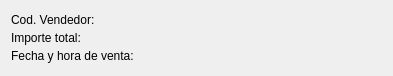
<?xml version="1.0" encoding="UTF-8"?>
<ui version="4.0">
 <class>interfazInfoVentas</class>
 <widget class="QDialog" name="interfazInfoVentas">
  <property name="geometry">
   <rect>
    <x>0</x>
    <y>0</y>
    <width>393</width>
    <height>76</height>
   </rect>
  </property>
  <property name="windowTitle">
   <string>Venta</string>
  </property>
  <layout class="QVBoxLayout" name="verticalLayout">
   <item>
    <widget class="QFrame" name="frame">
     <property name="styleSheet">
      <string notr="true">border: none;</string>
     </property>
     <property name="frameShape">
      <enum>QFrame::StyledPanel</enum>
     </property>
     <property name="frameShadow">
      <enum>QFrame::Raised</enum>
     </property>
     <layout class="QVBoxLayout" name="verticalLayout_2">
      <property name="spacing">
       <number>0</number>
      </property>
      <property name="leftMargin">
       <number>0</number>
      </property>
      <property name="topMargin">
       <number>0</number>
      </property>
      <property name="rightMargin">
       <number>0</number>
      </property>
      <property name="bottomMargin">
       <number>0</number>
      </property>
      <item>
       <widget class="QLabel" name="codigo_vendedor">
        <property name="text">
         <string>Cod. Vendedor:</string>
        </property>
       </widget>
      </item>
      <item>
       <widget class="QLabel" name="importe_total">
        <property name="text">
         <string>Importe total:</string>
        </property>
       </widget>
      </item>
      <item>
       <widget class="QLabel" name="fecha_hora">
        <property name="text">
         <string>Fecha y hora de venta:</string>
        </property>
       </widget>
      </item>
     </layout>
    </widget>
   </item>
  </layout>
 </widget>
 <resources/>
 <connections/>
</ui>
